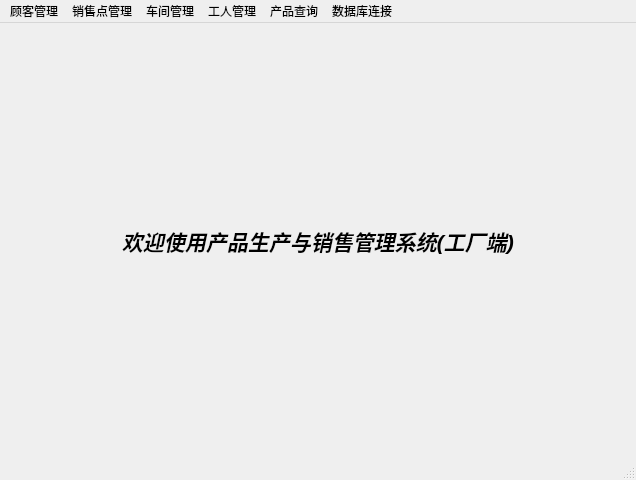
<?xml version="1.0" encoding="UTF-8"?>
<ui version="4.0">
 <class>Admin_main_page</class>
 <widget class="QMainWindow" name="Admin_main_page">
  <property name="enabled">
   <bool>true</bool>
  </property>
  <property name="geometry">
   <rect>
    <x>0</x>
    <y>0</y>
    <width>636</width>
    <height>480</height>
   </rect>
  </property>
  <property name="windowTitle">
   <string>产品生产与销售管理系统</string>
  </property>
  <property name="animated">
   <bool>true</bool>
  </property>
  <widget class="QWidget" name="centralwidget">
   <layout class="QGridLayout" name="gridLayout_15">
    <item row="0" column="0">
     <widget class="QStackedWidget" name="stackedWidget">
      <property name="enabled">
       <bool>true</bool>
      </property>
      <property name="currentIndex">
       <number>0</number>
      </property>
      <widget class="QWidget" name="main_page">
       <layout class="QGridLayout" name="gridLayout_3">
        <item row="0" column="0">
         <widget class="QLabel" name="label">
          <property name="font">
           <font>
            <pointsize>16</pointsize>
            <weight>75</weight>
            <italic>true</italic>
            <bold>true</bold>
           </font>
          </property>
          <property name="layoutDirection">
           <enum>Qt::LeftToRight</enum>
          </property>
          <property name="text">
           <string>欢迎使用产品生产与销售管理系统(工厂端)</string>
          </property>
          <property name="textFormat">
           <enum>Qt::AutoText</enum>
          </property>
          <property name="alignment">
           <set>Qt::AlignCenter</set>
          </property>
         </widget>
        </item>
       </layout>
      </widget>
      <widget class="QWidget" name="page_customers_info">
       <layout class="QGridLayout" name="gridLayout_2">
        <item row="0" column="0">
         <widget class="QTableWidget" name="table_customers_info">
          <attribute name="horizontalHeaderDefaultSectionSize">
           <number>100</number>
          </attribute>
          <column>
           <property name="text">
            <string>序号</string>
           </property>
          </column>
          <column>
           <property name="text">
            <string>姓名</string>
           </property>
          </column>
          <column>
           <property name="text">
            <string>手机</string>
           </property>
          </column>
          <column>
           <property name="text">
            <string>性别</string>
           </property>
          </column>
          <column>
           <property name="text">
            <string>省份</string>
           </property>
          </column>
          <column>
           <property name="text">
            <string>城市</string>
           </property>
          </column>
          <column>
           <property name="text">
            <string>区县</string>
           </property>
          </column>
          <column>
           <property name="text">
            <string>地址</string>
           </property>
          </column>
          <column>
           <property name="text">
            <string>电邮</string>
           </property>
          </column>
          <column>
           <property name="text">
            <string>邮编</string>
           </property>
          </column>
          <column>
           <property name="text">
            <string>公司</string>
           </property>
          </column>
          <column>
           <property name="text">
            <string>新建列</string>
           </property>
          </column>
          <column>
           <property name="text">
            <string>登记</string>
           </property>
          </column>
         </widget>
        </item>
       </layout>
      </widget>
      <widget class="QWidget" name="page_customers_modify"/>
      <widget class="QWidget" name="page_sales_shops_info">
       <layout class="QGridLayout" name="gridLayout_4">
        <item row="0" column="0">
         <widget class="QTableView" name="tableView_sales_shops_info"/>
        </item>
       </layout>
      </widget>
      <widget class="QWidget" name="page_sales_shops_modify"/>
      <widget class="QWidget" name="page_workshops_info">
       <widget class="QTableView" name="tableView_workshops_info">
        <property name="geometry">
         <rect>
          <x>10</x>
          <y>10</y>
          <width>592</width>
          <height>385</height>
         </rect>
        </property>
       </widget>
      </widget>
      <widget class="QWidget" name="page_workshops_modify"/>
      <widget class="QWidget" name="page_workers_info">
       <layout class="QGridLayout" name="gridLayout_16">
        <item row="0" column="0" colspan="2">
         <widget class="QTableWidget" name="table_workers_info">
          <attribute name="horizontalHeaderDefaultSectionSize">
           <number>100</number>
          </attribute>
          <column>
           <property name="text">
            <string>序号</string>
           </property>
          </column>
          <column>
           <property name="text">
            <string>姓名</string>
           </property>
          </column>
          <column>
           <property name="text">
            <string>手机</string>
           </property>
          </column>
          <column>
           <property name="text">
            <string>性别</string>
           </property>
          </column>
          <column>
           <property name="text">
            <string>省份</string>
           </property>
          </column>
          <column>
           <property name="text">
            <string>城市</string>
           </property>
          </column>
          <column>
           <property name="text">
            <string>区县</string>
           </property>
          </column>
          <column>
           <property name="text">
            <string>地址</string>
           </property>
          </column>
          <column>
           <property name="text">
            <string>电邮</string>
           </property>
          </column>
          <column>
           <property name="text">
            <string>邮编</string>
           </property>
          </column>
          <column>
           <property name="text">
            <string>车间</string>
           </property>
          </column>
          <column>
           <property name="text">
            <string>生日</string>
           </property>
          </column>
         </widget>
        </item>
       </layout>
      </widget>
      <widget class="QWidget" name="page_workers_modify"/>
      <widget class="QWidget" name="page_orders_info">
       <layout class="QGridLayout" name="gridLayout_8">
        <item row="0" column="0" rowspan="2">
         <layout class="QVBoxLayout" name="verticalLayout_4">
          <item>
           <widget class="QGroupBox" name="groupBox_2">
            <property name="title">
             <string>产品数据查询</string>
            </property>
            <layout class="QGridLayout" name="gridLayout_5">
             <item row="0" column="0">
              <layout class="QFormLayout" name="formLayout">
               <item row="0" column="0">
                <widget class="QLabel" name="label_4">
                 <property name="text">
                  <string>名称</string>
                 </property>
                </widget>
               </item>
               <item row="0" column="1">
                <widget class="QLineEdit" name="lineEdit_products_name"/>
               </item>
               <item row="1" column="0">
                <widget class="QLabel" name="label_2">
                 <property name="text">
                  <string>种类</string>
                 </property>
                </widget>
               </item>
               <item row="1" column="1">
                <widget class="QComboBox" name="combo_products_type">
                 <property name="currentText">
                  <string>柜类</string>
                 </property>
                 <item>
                  <property name="text">
                   <string>柜类</string>
                  </property>
                 </item>
                 <item>
                  <property name="text">
                   <string>桌类</string>
                  </property>
                 </item>
                 <item>
                  <property name="text">
                   <string>坐具类</string>
                  </property>
                 </item>
                 <item>
                  <property name="text">
                   <string>床类</string>
                  </property>
                 </item>
                 <item>
                  <property name="text">
                   <string>箱架类</string>
                  </property>
                 </item>
                 <item>
                  <property name="text">
                   <string>其他类</string>
                  </property>
                 </item>
                </widget>
               </item>
               <item row="2" column="0">
                <widget class="QLabel" name="label_3">
                 <property name="text">
                  <string>材料</string>
                 </property>
                </widget>
               </item>
               <item row="2" column="1">
                <widget class="QComboBox" name="combo_products_material">
                 <item>
                  <property name="text">
                   <string>木质</string>
                  </property>
                 </item>
                 <item>
                  <property name="text">
                   <string>金属</string>
                  </property>
                 </item>
                 <item>
                  <property name="text">
                   <string>塑料</string>
                  </property>
                 </item>
                 <item>
                  <property name="text">
                   <string>竹藤</string>
                  </property>
                 </item>
                 <item>
                  <property name="text">
                   <string>玻璃</string>
                  </property>
                 </item>
                 <item>
                  <property name="text">
                   <string>皮布</string>
                  </property>
                 </item>
                 <item>
                  <property name="text">
                   <string>复合</string>
                  </property>
                 </item>
                 <item>
                  <property name="text">
                   <string>其他</string>
                  </property>
                 </item>
                </widget>
               </item>
               <item row="3" column="0">
                <widget class="QLabel" name="label_7">
                 <property name="text">
                  <string>风格</string>
                 </property>
                </widget>
               </item>
               <item row="3" column="1">
                <widget class="QComboBox" name="combo_products_style">
                 <item>
                  <property name="text">
                   <string>欧式</string>
                  </property>
                 </item>
                 <item>
                  <property name="text">
                   <string>简欧</string>
                  </property>
                 </item>
                 <item>
                  <property name="text">
                   <string>北欧</string>
                  </property>
                 </item>
                 <item>
                  <property name="text">
                   <string>中式</string>
                  </property>
                 </item>
                 <item>
                  <property name="text">
                   <string>新中式</string>
                  </property>
                 </item>
                 <item>
                  <property name="text">
                   <string>现代风</string>
                  </property>
                 </item>
                 <item>
                  <property name="text">
                   <string>美式</string>
                  </property>
                 </item>
                 <item>
                  <property name="text">
                   <string>地中海</string>
                  </property>
                 </item>
                 <item>
                  <property name="text">
                   <string>田园</string>
                  </property>
                 </item>
                 <item>
                  <property name="text">
                   <string>日式</string>
                  </property>
                 </item>
                 <item>
                  <property name="text">
                   <string>东南亚</string>
                  </property>
                 </item>
                 <item>
                  <property name="text">
                   <string>新古典</string>
                  </property>
                 </item>
                 <item>
                  <property name="text">
                   <string>其他</string>
                  </property>
                 </item>
                </widget>
               </item>
              </layout>
             </item>
             <item row="0" column="1">
              <layout class="QHBoxLayout" name="horizontalLayout_4">
               <item>
                <layout class="QVBoxLayout" name="verticalLayout_7">
                 <item>
                  <widget class="QLabel" name="label_5">
                   <property name="text">
                    <string>质量</string>
                   </property>
                  </widget>
                 </item>
                 <item>
                  <widget class="QLabel" name="label_10">
                   <property name="text">
                    <string>体积</string>
                   </property>
                  </widget>
                 </item>
                 <item>
                  <widget class="QLabel" name="label_6">
                   <property name="text">
                    <string>价格</string>
                   </property>
                  </widget>
                 </item>
                </layout>
               </item>
               <item>
                <layout class="QVBoxLayout" name="verticalLayout">
                 <item>
                  <layout class="QHBoxLayout" name="horizontalLayout">
                   <item>
                    <widget class="QLabel" name="label_8">
                     <property name="text">
                      <string>min</string>
                     </property>
                    </widget>
                   </item>
                   <item>
                    <widget class="QLineEdit" name="lineEdit_minWeight"/>
                   </item>
                   <item>
                    <widget class="QLabel" name="label_9">
                     <property name="text">
                      <string>max</string>
                     </property>
                    </widget>
                   </item>
                   <item>
                    <widget class="QLineEdit" name="lineEdit_maxWeight"/>
                   </item>
                  </layout>
                 </item>
                 <item>
                  <layout class="QHBoxLayout" name="horizontalLayout_2">
                   <item>
                    <widget class="QLabel" name="label_11">
                     <property name="text">
                      <string>min</string>
                     </property>
                    </widget>
                   </item>
                   <item>
                    <widget class="QLineEdit" name="lineEdit_minVolume"/>
                   </item>
                   <item>
                    <widget class="QLabel" name="label_12">
                     <property name="text">
                      <string>max</string>
                     </property>
                    </widget>
                   </item>
                   <item>
                    <widget class="QLineEdit" name="lineEdit_maxVolume"/>
                   </item>
                  </layout>
                 </item>
                 <item>
                  <layout class="QHBoxLayout" name="horizontalLayout_3">
                   <item>
                    <widget class="QLabel" name="label_13">
                     <property name="text">
                      <string>min</string>
                     </property>
                    </widget>
                   </item>
                   <item>
                    <widget class="QLineEdit" name="lineEdit_products_minPrice"/>
                   </item>
                   <item>
                    <widget class="QLabel" name="label_14">
                     <property name="text">
                      <string>max</string>
                     </property>
                    </widget>
                   </item>
                   <item>
                    <widget class="QLineEdit" name="lineEdit_products_maxPrice"/>
                   </item>
                  </layout>
                 </item>
                </layout>
               </item>
              </layout>
             </item>
             <item row="1" column="0">
              <widget class="QPushButton" name="pushButton_query_products">
               <property name="text">
                <string>条件查询</string>
               </property>
              </widget>
             </item>
             <item row="1" column="1">
              <widget class="QPushButton" name="pushButton_query_products_all">
               <property name="text">
                <string>查询所有</string>
               </property>
              </widget>
             </item>
            </layout>
           </widget>
          </item>
          <item>
           <widget class="QTableView" name="tableView_products_info"/>
          </item>
         </layout>
        </item>
        <item row="0" column="1">
         <widget class="QGroupBox" name="groupBox">
          <property name="title">
           <string>产品数据添加</string>
          </property>
          <layout class="QGridLayout" name="gridLayout">
           <item row="2" column="0">
            <layout class="QFormLayout" name="formLayout_3">
             <item row="0" column="0">
              <widget class="QLabel" name="label_19">
               <property name="text">
                <string>重量</string>
               </property>
              </widget>
             </item>
             <item row="0" column="1">
              <widget class="QLineEdit" name="lineEdit_weight_add"/>
             </item>
             <item row="1" column="0">
              <widget class="QLabel" name="label_22">
               <property name="text">
                <string>体积</string>
               </property>
              </widget>
             </item>
             <item row="1" column="1">
              <widget class="QLineEdit" name="lineEdit_Volume_add"/>
             </item>
             <item row="2" column="0">
              <widget class="QLabel" name="label_25">
               <property name="text">
                <string>价格</string>
               </property>
              </widget>
             </item>
             <item row="2" column="1">
              <widget class="QLineEdit" name="lineEdit_Price_add"/>
             </item>
             <item row="3" column="0">
              <widget class="QLabel" name="label_26">
               <property name="text">
                <string>车间</string>
               </property>
              </widget>
             </item>
             <item row="3" column="1">
              <widget class="QComboBox" name="combo_workshop_add">
               <item>
                <property name="text">
                 <string/>
                </property>
               </item>
              </widget>
             </item>
            </layout>
           </item>
           <item row="0" column="0">
            <layout class="QFormLayout" name="formLayout_2">
             <item row="0" column="0">
              <widget class="QLabel" name="label_15">
               <property name="text">
                <string>名称</string>
               </property>
              </widget>
             </item>
             <item row="0" column="1">
              <widget class="QLineEdit" name="lineEdit_products_name_add"/>
             </item>
             <item row="1" column="0">
              <widget class="QLabel" name="label_16">
               <property name="text">
                <string>种类</string>
               </property>
              </widget>
             </item>
             <item row="1" column="1">
              <widget class="QComboBox" name="combo_products_type_add">
               <property name="currentText">
                <string>柜类</string>
               </property>
               <item>
                <property name="text">
                 <string>柜类</string>
                </property>
               </item>
               <item>
                <property name="text">
                 <string>桌类</string>
                </property>
               </item>
               <item>
                <property name="text">
                 <string>坐具类</string>
                </property>
               </item>
               <item>
                <property name="text">
                 <string>床类</string>
                </property>
               </item>
               <item>
                <property name="text">
                 <string>箱架类</string>
                </property>
               </item>
               <item>
                <property name="text">
                 <string>其他类</string>
                </property>
               </item>
              </widget>
             </item>
             <item row="2" column="0">
              <widget class="QLabel" name="label_17">
               <property name="text">
                <string>材料</string>
               </property>
              </widget>
             </item>
             <item row="2" column="1">
              <widget class="QComboBox" name="combo_products_material_add">
               <item>
                <property name="text">
                 <string>木质</string>
                </property>
               </item>
               <item>
                <property name="text">
                 <string>金属</string>
                </property>
               </item>
               <item>
                <property name="text">
                 <string>塑料</string>
                </property>
               </item>
               <item>
                <property name="text">
                 <string>竹藤</string>
                </property>
               </item>
               <item>
                <property name="text">
                 <string>玻璃</string>
                </property>
               </item>
               <item>
                <property name="text">
                 <string>皮布</string>
                </property>
               </item>
               <item>
                <property name="text">
                 <string>复合</string>
                </property>
               </item>
               <item>
                <property name="text">
                 <string>其他</string>
                </property>
               </item>
              </widget>
             </item>
             <item row="3" column="0">
              <widget class="QLabel" name="label_18">
               <property name="text">
                <string>风格</string>
               </property>
              </widget>
             </item>
             <item row="3" column="1">
              <widget class="QComboBox" name="combo_products_style_add">
               <item>
                <property name="text">
                 <string>欧式</string>
                </property>
               </item>
               <item>
                <property name="text">
                 <string>简欧</string>
                </property>
               </item>
               <item>
                <property name="text">
                 <string>北欧</string>
                </property>
               </item>
               <item>
                <property name="text">
                 <string>中式</string>
                </property>
               </item>
               <item>
                <property name="text">
                 <string>新中式</string>
                </property>
               </item>
               <item>
                <property name="text">
                 <string>现代风</string>
                </property>
               </item>
               <item>
                <property name="text">
                 <string>美式</string>
                </property>
               </item>
               <item>
                <property name="text">
                 <string>地中海</string>
                </property>
               </item>
               <item>
                <property name="text">
                 <string>田园</string>
                </property>
               </item>
               <item>
                <property name="text">
                 <string>日式</string>
                </property>
               </item>
               <item>
                <property name="text">
                 <string>东南亚</string>
                </property>
               </item>
               <item>
                <property name="text">
                 <string>新古典</string>
                </property>
               </item>
               <item>
                <property name="text">
                 <string>其他</string>
                </property>
               </item>
              </widget>
             </item>
            </layout>
           </item>
           <item row="3" column="0">
            <spacer name="verticalSpacer_3">
             <property name="orientation">
              <enum>Qt::Vertical</enum>
             </property>
             <property name="sizeHint" stdset="0">
              <size>
               <width>20</width>
               <height>3</height>
              </size>
             </property>
            </spacer>
           </item>
           <item row="1" column="0">
            <spacer name="verticalSpacer_2">
             <property name="orientation">
              <enum>Qt::Vertical</enum>
             </property>
             <property name="sizeHint" stdset="0">
              <size>
               <width>111</width>
               <height>1</height>
              </size>
             </property>
            </spacer>
           </item>
           <item row="5" column="0">
            <spacer name="verticalSpacer_4">
             <property name="orientation">
              <enum>Qt::Vertical</enum>
             </property>
             <property name="sizeHint" stdset="0">
              <size>
               <width>20</width>
               <height>40</height>
              </size>
             </property>
            </spacer>
           </item>
           <item row="4" column="0">
            <widget class="QPushButton" name="pushButton_add">
             <property name="text">
              <string>添加数据</string>
             </property>
            </widget>
           </item>
          </layout>
         </widget>
        </item>
        <item row="1" column="1">
         <widget class="QGroupBox" name="groupBox_5">
          <property name="title">
           <string>产品数据删除</string>
          </property>
          <layout class="QGridLayout" name="gridLayout_7">
           <item row="0" column="0">
            <widget class="QPushButton" name="pushButton_delete">
             <property name="text">
              <string>删除数据</string>
             </property>
            </widget>
           </item>
          </layout>
         </widget>
        </item>
       </layout>
      </widget>
     </widget>
    </item>
   </layout>
  </widget>
  <widget class="QMenuBar" name="menubar">
   <property name="geometry">
    <rect>
     <x>0</x>
     <y>0</y>
     <width>636</width>
     <height>26</height>
    </rect>
   </property>
   <widget class="QMenu" name="menu_customers">
    <property name="title">
     <string>顾客管理</string>
    </property>
    <addaction name="action_customers_info"/>
    <addaction name="action_customers_modify"/>
   </widget>
   <widget class="QMenu" name="menu_sales_shops">
    <property name="title">
     <string>销售点管理</string>
    </property>
    <addaction name="action_sales_shops_info"/>
    <addaction name="action_sales_shops_modify"/>
   </widget>
   <widget class="QMenu" name="menu_workshops">
    <property name="title">
     <string>车间管理</string>
    </property>
    <addaction name="action_workshops_info"/>
    <addaction name="action_workshops_modify"/>
   </widget>
   <widget class="QMenu" name="menu_workers">
    <property name="title">
     <string>工人管理</string>
    </property>
    <addaction name="action_workers_info"/>
    <addaction name="action_workers_modify"/>
   </widget>
   <widget class="QMenu" name="menu_products">
    <property name="title">
     <string>产品查询</string>
    </property>
    <addaction name="action_products_info"/>
    <addaction name="action_products_modify"/>
   </widget>
   <widget class="QMenu" name="menu">
    <property name="title">
     <string>数据库连接</string>
    </property>
    <addaction name="actionDisconnect"/>
    <addaction name="actionReconnect"/>
   </widget>
   <addaction name="menu_customers"/>
   <addaction name="menu_sales_shops"/>
   <addaction name="menu_workshops"/>
   <addaction name="menu_workers"/>
   <addaction name="menu_products"/>
   <addaction name="menu"/>
  </widget>
  <widget class="QStatusBar" name="statusbar"/>
  <action name="action_customers_info">
   <property name="text">
    <string>顾客信息</string>
   </property>
  </action>
  <action name="action_customers_modify">
   <property name="text">
    <string>修改顾客信息</string>
   </property>
   <property name="iconText">
    <string>修改顾客信息</string>
   </property>
  </action>
  <action name="action_sales_shops_info">
   <property name="text">
    <string>销售点信息</string>
   </property>
  </action>
  <action name="action_sales_shops_modify">
   <property name="text">
    <string>修改销售点信息</string>
   </property>
  </action>
  <action name="action_workshops_info">
   <property name="text">
    <string>车间信息</string>
   </property>
  </action>
  <action name="action_workshops_modify">
   <property name="text">
    <string>修改车间信息</string>
   </property>
  </action>
  <action name="action_workers_info">
   <property name="text">
    <string>工人信息</string>
   </property>
  </action>
  <action name="action_workers_modify">
   <property name="text">
    <string>修改工人信息</string>
   </property>
  </action>
  <action name="action_products_info">
   <property name="text">
    <string>产品信息</string>
   </property>
  </action>
  <action name="action_products_modify">
   <property name="text">
    <string>修改订单信息</string>
   </property>
  </action>
  <action name="actionDisconnect">
   <property name="text">
    <string>断开连接</string>
   </property>
  </action>
  <action name="actionReconnect">
   <property name="text">
    <string>重新连接</string>
   </property>
  </action>
 </widget>
 <resources/>
 <connections/>
</ui>
